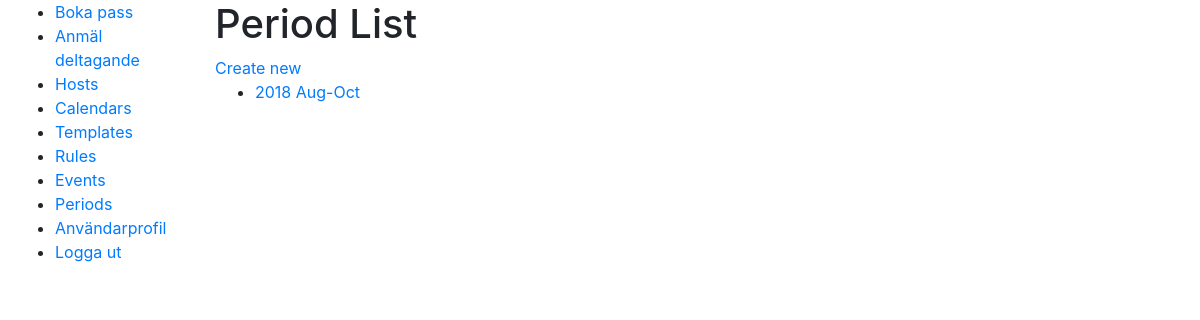
The page /scheduler/periods (signed in) on the database as committed earlier.
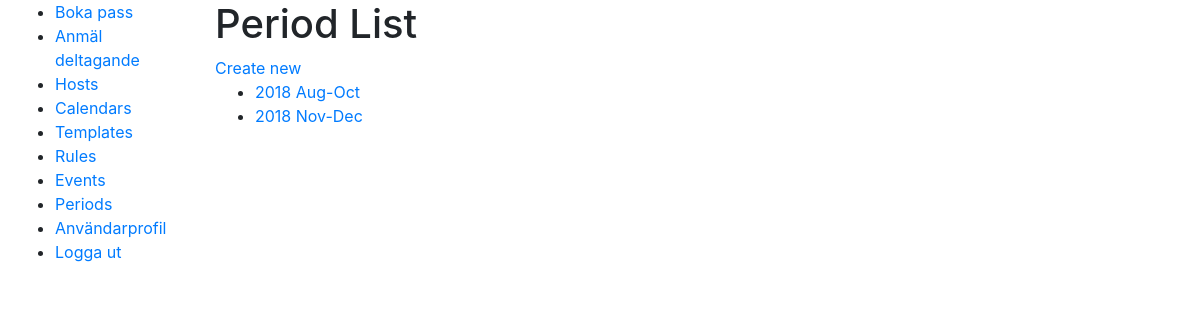
The same page on the database as committed later.
### scheduler/models.py (models this page shows, shortened)
class SchedulingPeriod(models.Model):
    start = models.DateField(help_text="Start of period", db_index=True)
    end = models.DateField(help_text="End of period", db_index=True)
    @property
    def name(self):
        return self.start.strftime('%Y %b') + "-" + self.end.strftime('%b')
    def get_absolute_url(self):
        return reverse('period-detail', args=[str(self.id)])

### scheduler/views.py (the view)
# urls.py: path('periods', views.PeriodListView.as_view(), name='periods'),
class PeriodListView(UserIsStaffMixin, generic.ListView):
    model = SchedulingPeriod

### scheduler/views.py (called while the page is built)
    def test_func(self):
        return self.request.user.is_staff

### scheduler/templates/scheduler/schedulingperiod_list.html (shortened to what this page needs)
{% extends "base_generic.html" %}
{% block content %}
    <h1>Period List</h1>
    <a href="{% url 'period-create' %}">Create new</a>
    {% if schedulingperiod_list %}
    <ul>
      {% for period in schedulingperiod_list %}
      <li>
        <a href="{{ period.get_absolute_url }}">{{ period.name }}</a>
      </li>
      {% endfor %}
    </ul>
    {% else %}
      <p>No Periods have been created.</p>
    {% endif %}
{% endblock %}

Rows that differ between the two databases and show on the page:
added SchedulingPeriod: name "2018 Nov-Dec"
